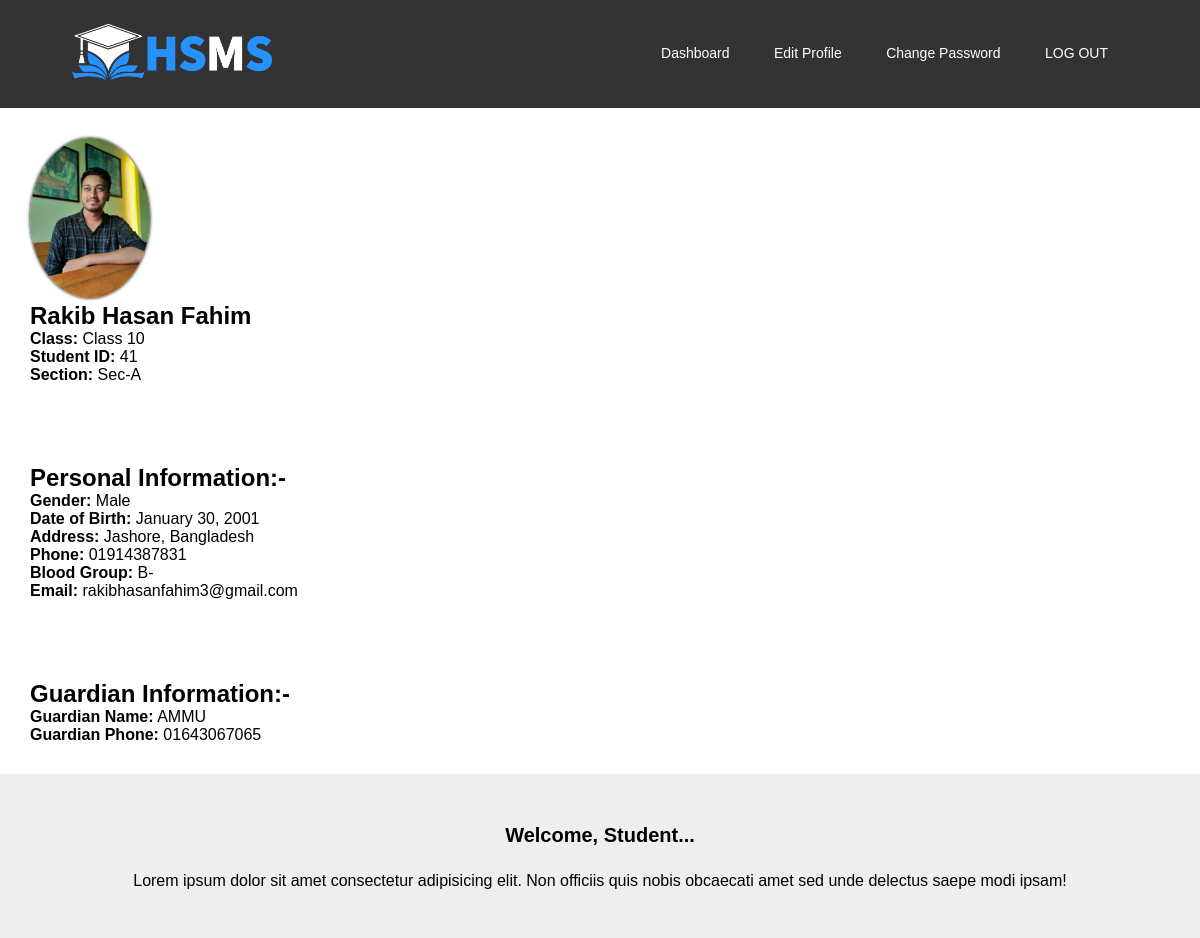
The page /Part-Student/StudentViewProfile.php (signed in) on the database its author committed.
### tables this page shows
CREATE TABLE `students` (
  `student_id` int(11) NOT NULL,
  `user_id` int(11) NOT NULL,
  `class_id` int(11) NOT NULL,
  `section_id` int(11) NOT NULL,
  `date_of_birth` date DEFAULT NULL,
  `address` varchar(255) DEFAULT NULL,
  `phone_number` varchar(15) DEFAULT NULL,
  `guardian_name` varchar(255) DEFAULT NULL,
  `guardian_phone` varchar(15) DEFAULT NULL,
  `gender` enum('Male','Female','Other') DEFAULT NULL,
  `blood_group` enum('A+','A-','B+','B-','AB+','AB-','O+','O-') DEFAULT NULL,
  `profile_pic` blob DEFAULT NULL
);

CREATE TABLE `users` (
  `id` int(11) NOT NULL,
  `name` varchar(255) NOT NULL,
  `email` varchar(255) NOT NULL,
  `password` varchar(255) NOT NULL,
  `user_type` enum('student','teacher','admin','accounts') NOT NULL,
  `registration_date` timestamp NOT NULL DEFAULT current_timestamp(),
  `approval` tinyint(1) DEFAULT 0,
  `reset_pass` int(11) DEFAULT 0
);

CREATE TABLE `classes` (
  `class_id` int(11) NOT NULL,
  `class_name` varchar(10) NOT NULL
);

CREATE TABLE `sections` (
  `section_id` int(11) NOT NULL,
  `section_name` varchar(10) DEFAULT NULL
);

### Part-Student/StudentViewProfile.php (the view, shortened to what this page needs)
<?php
$sid = $_SESSION['student_id'];
$sname = $_SESSION['student_name'];
$servername = "localhost";
$username = "root";
$password = "";
$databasename = "hsms_db";
$conn = mysqli_connect($servername, $username, $password, $databasename);
$sql = "SELECT *
FROM users
LEFT JOIN students ON students.user_id = users.id
LEFT JOIN sections ON sections.`section_id` = students.`section_id`
LEFT JOIN classes ON students.class_id = classes.class_id
WHERE users.id = $sid";
$result = $conn->query($sql);
if ($result->num_rows > 0) {
    $row = $result->fetch_assoc();
    $studentName = $row["name"];
    $studentClass = $row["class_name"];
    $studentSection = $row["section_name"];
    $studentID = $row["student_id"];
    $bloodGroup = $row["blood_group"];
    $dateOfBirth = date("F d, Y", strtotime($row["date_of_birth"]));
    $address = $row["address"];
    $phoneNumber = $row["phone_number"];
    $email = $row["email"];
    $gender = $row['gender'];
    $guardianName = $row["guardian_name"];
    $guardianPhone = $row["guardian_phone"];
    $profilePicName = $row['profile_pic'];
    $pp = '<div class="col-3">
        <div><img src="../uploads/student_profile_pictures/' . $profilePicName . '" class="profile-image" alt="' . $sname . '"></div>
        </div>';
} else {
    echo "No data found";
}
?>
<!DOCTYPE html>
<html lang="en">
<head>
    <link rel="stylesheet" href="Style/adminHeaderFooter.css">
</head>
<body>
    <header class="header">
        <nav>
            <a href="admin_page.php"><img src="Images/logo.png" alt="HSMS"></a>
            <div class="nav-links" id="navLinks">
                <ul>
                    <li><a href="studentHomePage.php">Dashboard</a></li>
                    <li><a href="student_edit_profile.php">Edit Profile</a></li>
                    <li><a href="student_change_password.php">Change Password</a></li>
                    <li><a href="../logout.php">LOG OUT</a></li>
                </ul>
            </div>
        </nav>
    </header>
    <div class="container my-5">
        <div class="profileInfo">
            <div class="row">
                <div class="col-4">
                    <?php echo $pp; ?>
                </div>
            </div>
            <?php if (isset($studentName)) : ?>
                <h2><?php echo $studentName; ?></h2>
            <?php else : ?>
                <h2>No data found</h2>
            <?php endif; ?>
            <p><strong> Class: </strong><?php echo isset($studentClass) ? $studentClass : "N/A"; ?></p>
            <p><strong> Student ID:</strong> <?php echo isset($studentID) ? $studentID : "N/A"; ?></p>
            <p><strong> Section:</strong> <?php echo isset($studentSection) ? $studentSection : "N/A"; ?></p>
        </div>
        <div class="profileDetails">
            <h2>Personal Information:-</h2>
            <p><strong>Gender:</strong> <?php echo isset($gender) ? $gender : "N/A"; ?></p>
            <p><strong>Date of Birth:</strong> <?php echo isset($dateOfBirth) ? $dateOfBirth : "N/A"; ?></p>
            <p><strong>Address:</strong> <?php echo isset($address) ? $address : "N/A"; ?></p>
            <p><strong>Phone:</strong> <?php echo isset($phoneNumber) ? $phoneNumber : "N/A"; ?></p>
            <p><strong>Blood Group:</strong> <?php echo isset($bloodGroup) ? $bloodGroup : "N/A"; ?></p>
            <p><strong>Email:</strong> <?php echo isset($email) ? $email : "N/A"; ?></p>
        </div>
        <div class="profileDetails">
            <h2> Guardian Information:-</h2>
            <p><strong>Guardian Name:</strong> <?php echo isset($guardianName) ? $guardianName : "N/A"; ?></p>
            <p><strong>Guardian Phone:</strong> <?php echo isset($guardianPhone) ? $guardianPhone : "N/A"; ?></p>
        </div>
    </div>
</body>
</html>

### Part-Student/Style/adminHeaderFooter.css (style rules this page uses)
* { margin: 0; padding: 0; font-family: 'Poppins', sans-serif; }
.header { min-height: 10vh; width: 100%; background-color: rgba(0, 0, 0, 0.8); background-size: cover; background-position: center; position: relative; }
nav { display: flex; padding: 2% 6%; justify-content: space-between; align-items: center; }
nav img { width: 200px; }
.nav-links { flex: 1; text-align: right; }
.nav-links ul li { list-style: none; display: inline-block; padding: 8px 20px; position: relative; }
.nav-links ul li a { color: white; text-decoration: none; font-size: 14px; }
.nav-links ul li::after { content: ''; width: 0%; height: 2px; background: #ffffff; display: block; margin: auto; transition: 0.5s; }
.footer { background: #eeeeee; width: 100%; text-align: center; padding: 30px 0; }
.footer_title { font-size: 36px; font-weight: 600; }
.footer h4 { font-size: 20px; margin-bottom: 25px; margin-top: 20px; }

### Part-Student/StudentViewProfile.php (style rules this page uses)
.profile-image { width: 400%; border-radius: 10px; border-color: black; box-shadow: 0 0 3px 0.5px rgb(40, 40, 40); }
body { font-family: Arial, Helvetica, sans-serif; margin: 0; padding: 0; }
.profileInfo { padding: 30px; }
.profileInfo img { max-width: 120px; border-radius: 50%; }
.profileDetails { margin-top: 20px; padding: 30px; }

### rows shown on the page
students: profile_pic (picture), user.name "Rakib Hasan Fahim", class.class_name "Class 10", student_id "41", section.section_name "Sec-A", gender "Male", date_of_birth "January 30, 2001", address "Jashore, Bangladesh", phone_number "01914387831", blood_group "B-", user.email "rakibhasanfahim3@gmail.com", guardian_name "AMMU", guardian_phone "01643067065"
